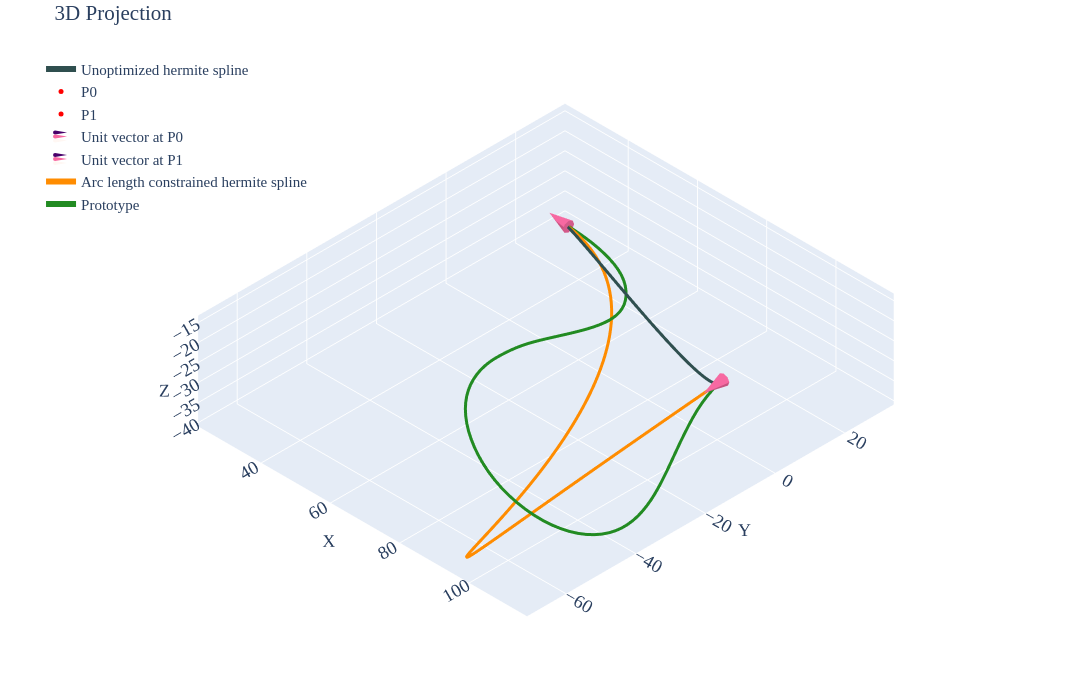

The cell this chart's notebook holds for it:
### Markdown cell above
## Case 03v1

### Code cell
df=pd.read_csv('../data/case-03v1-prototype.csv')
prt=df.iloc[10:,2:].reset_index(drop=True)

p0=df.iloc[5,2:].values.astype(float)    # Point0
p1=df.iloc[6,2:].values.astype(float)    # Point1
u0=df.iloc[8,2:].values.astype(float)    # Unit Vector @ Point0
u1=df.iloc[9,2:].values.astype(float)    # Unit Vector @ Point1
m0=df.iloc[2,1]                          # Magnitude for Vector1
m1=df.iloc[3,1]                          # Magnitude for Vector2
u0_init=u0*m0
u1_init=u1*m1
spl=utils.hermite(p0,p1,u0_init,u1_init,num_points=51)

tgt=utils.length(prt.values)             # Target spline length

def obj_fn(mag,prt_pts,p0,p1,u0,u1,n_points=100):
    m0=mag[0]
    m1=mag[1]    
    u0_scld=m0*u0
    u1_scld=m1*u1
    spl=utils.hermite(p0,p1,u0_scld,u1_scld,num_points=n_points)
    dist_err=abs(np.sqrt(np.sum((spl-prt_pts)**2)))
    return dist_err

def len_up(mag,prt_pts,p0,p1,u0,u1,n_points=100):
    return 20-(utils.length(utils.hermite(p0,p1,mag[0]*u0,mag[1]*u1,num_points=n_points))-utils.length(prt_pts))

def len_lo(mag,prt_pts,p0,p1,u0,u1,n_points=100):
    return 20+(utils.length(utils.hermite(p0,p1,mag[0]*u0,mag[1]*u1,num_points=n_points))-utils.length(prt_pts))

constraints=[
    {'type':'ineq','fun':len_up,'args':(prt.values,p0,p1,u0,u1)},
    {'type':'ineq','fun':len_lo,'args':(prt.values,p0,p1,u0,u1)}
]

sol=minimize(obj_fn,[1,1],args=(prt.values,p0,p1,u0,u1),method='SLSQP',constraints=constraints)
u0_final=sol.x[0]*u0
u1_final=sol.x[1]*u1
spl=utils.hermite(p0,p1,u0_init,u1_init,num_points=100)
spl_tgt=utils.hermite(p0,p1,u0_final,u1_final,num_points=100)

print(f'Length of the Prototype Spline: {utils.length(prt.values):.5f}')
print(f'Given target spline length: {tgt:.5f}')
print(f'Length of the Hermite Spline: {utils.length(spl.astype(float)):.5f}')
print(f'Achieved Length of the Hermite Spline: {utils.length(spl_tgt.astype(float)):.5f}')
print(f'\nComputed Magnitude (M0, M1): {sol.x[0]:.4f}, {sol.x[1]:.4f}')

utils.plotter(spl,p0,p1,u0_init,u1_init,tgt=spl_tgt,prt=prt.values,cne=6,intr='d')
